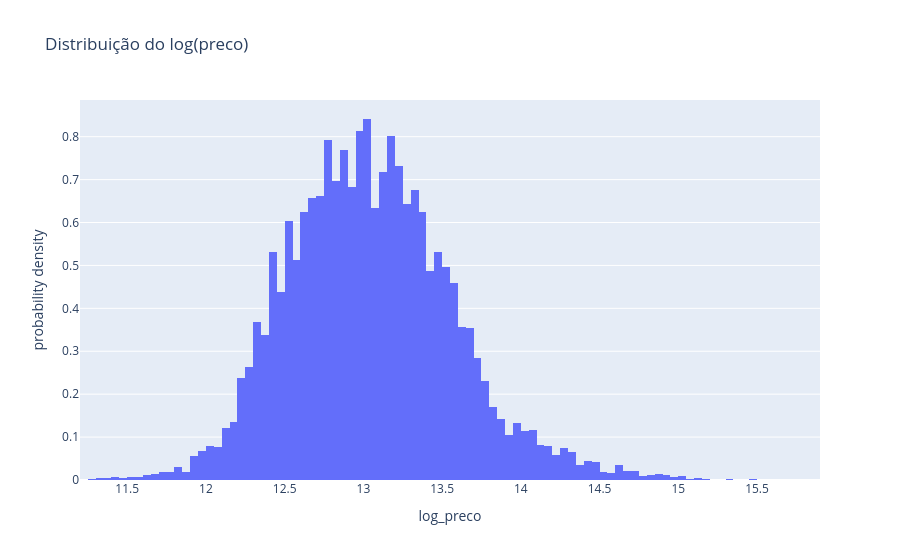

The cell this chart's notebook holds for it:
### Code cell
df_traduzido['log_preco'] = np.log(df_traduzido['preco'])

fig_hist_log = px.histogram(
    df_traduzido,
    x = 'log_preco',
    nbins=100,
    histnorm='probability density',
    title= 'Distribuição do log(preco)'
)
fig_hist_log.show()

### Figure 1 — Plotly figure (JSON) as saved in the notebook; plotly's stock layout.template omitted (floating-point values rounded to 4 significant figures; data arrays with more than 128 entries replaced by an {"elided": "..."} marker saying what was removed)
{"data": [{"bingroup": "x", "histnorm": "probability density", "hovertemplate": "log_preco=%{x}<br>probability density=%{y}<extra></extra>", "legendgroup": "", "marker": {"color": "#636efa", "pattern": {"shape": ""}}, "name": "", "nbinsx": 100, "orientation": "v", "showlegend": false, "type": "histogram", "x": {"elided": "21612 float values"}, "xaxis": "x", "yaxis": "y"}], "layout": {"barmode": "relative", "legend": {"tracegroupgap": 0}, "title": {"text": "Distribuição do log(preco)"}, "xaxis": {"anchor": "y", "domain": [0, 1], "title": {"text": "log_preco"}}, "yaxis": {"anchor": "x", "domain": [0, 1], "title": {"text": "probability density"}}}}
